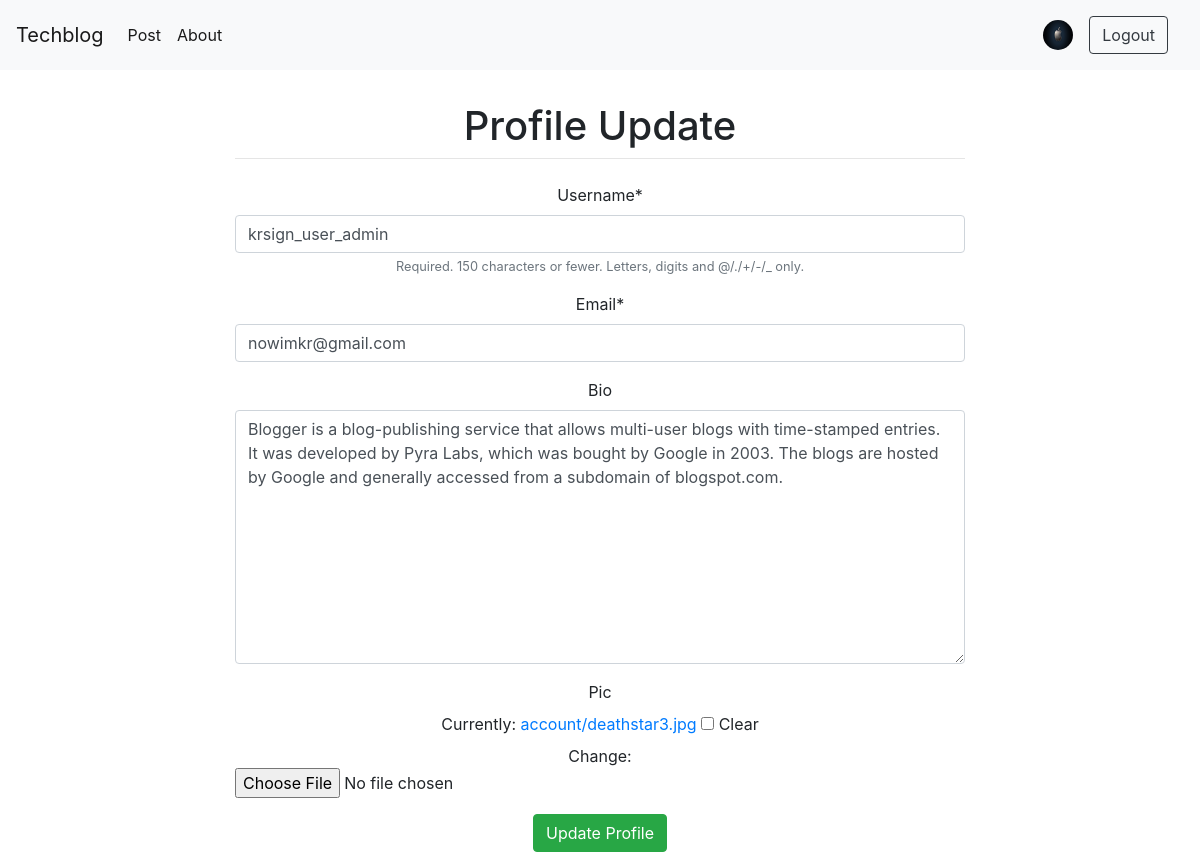
Screenshot of /account/1 with the database file from the repository.
### account/models.py (models this page shows, shortened)
class User(AbstractUser):
    email = models.EmailField(unique=True)
    pic = models.ImageField(upload_to='account/', blank=True)
    bio = models.TextField(blank=True)
    REQUIRED_FIELDS = ('email',)

### account/views.py (the view)
# urls.py: path('<int:id>', UserUpdate.as_view(), name='userupdate'),
class UserUpdate(UpdateView):
    model = get_user_model()
    form_class = UpdateForm
    pk_url_kwarg = 'id'
    template_name = 'registration/update.html'
    success_url = reverse_lazy('profile')

### account/forms.py
class UpdateForm(forms.ModelForm):
    class Meta:
        model = get_user_model()
        fields = ('username', 'email', 'bio', 'pic')

### account/templates/registration/update.html (shortened to what this page needs)
{% extends 'blog/base.html' %}
{% load crispy_forms_tags %}
{% block extra_head %}
    <link rel="stylesheet" href="https://stackpath.bootstrapcdn.com/bootstrap/4.1.3/css/bootstrap.min.css">
{% endblock extra_head %}
{% block content %}
<div class="container">
    <div class="row justify-content-center">
        <div class="col-8">
            <h1 class="mt-2">Profile Update</h1>
            <hr class="mt-0 mb-4">
             <form method="POST" enctype="multipart/form-data">
                {{ form|crispy }}
                <input type="submit" class='btn btn-success' value="Update Profile">
            </form>
        </div>
    </div>
</div>
{% endblock %}

### blog/templates/blog/base.html (shortened to what this page needs)
{% load static %}
<!DOCTYPE html>
<html lang="en">
<head>
    <link rel="stylesheet" href="https://maxcdn.bootstrapcdn.com/bootstrap/4.0.0/css/bootstrap.min.css">
    <link rel="stylesheet" href="{% static 'blog/css/base.css' %}">
    {% block extra_head %}
    {% endblock %}
</head>
<body class="d-flex flex-column">
    <nav class="navbar navbar-expand-lg navbar-light bg-light fixed-top">
        <a class="navbar-brand" href="{% url 'home' %}">Techblog</a>
        <div class="collapse navbar-collapse" id="navbarSupportedContent">
            {% if user.is_authenticated %}
                <ul class="navbar-nav mr-auto">
                    <li class="nav-item active">
                        <a class="nav-link" href="{% url 'new-post' %}">Post<span class="sr-only">(current)</span></a>
                    </li>
                    <li class="nav-item active">
                        <a class="nav-link" href="{% url 'contact-us' %}">About <span class="sr-only">(current)</span></a>
                    </li>
                </ul>
                <a class="navbar-brand" href="#">
                    <a href="{% url 'profile' %}">
                        {% if user.pic %}
                        <img src="{{user.pic.url}}" width="30" height="30" class="rounded-circle" alt="">
                        {% else %}
                        <img src="https://cdn.mos.cms.futurecdn.net/LGoEDSKPxnLjMpJv4VaEK5.jpg" width="30" height="30"
                            class="rounded-circle" alt="">
                        {% endif %}
                    </a>
                </a>
                <a class="nav-link disabled" href="{% url 'logout' %}"><button type="button" class="btn btn-outline-dark">Logout</button></a>
            {% endif %}
        </div>
    </nav>
    {% block content %}
    {% endblock %}
</body>
</html>

### blog/static/blog/css/base.css (style rules this page uses)
*, *:before, *:after { @include box-sizing(border-box) }
body { background-color: #eee; }
.container { margin: 4em 0; text-align: center; padding-left: 8%; padding-top: 30px; height: 100px; width: 75; }

### rows the page displays
User: pic (picture), username "krsign_user_admin", email "nowimkr@gmail.com", bio "Blogger is a blog-publishing service that allows multi-user blogs with time-stamped entries. It was developed by Pyra Labs, which was bought by Google in 2003. The blogs are hosted by Google and generally accessed from a subdomain of blogspot.com."
